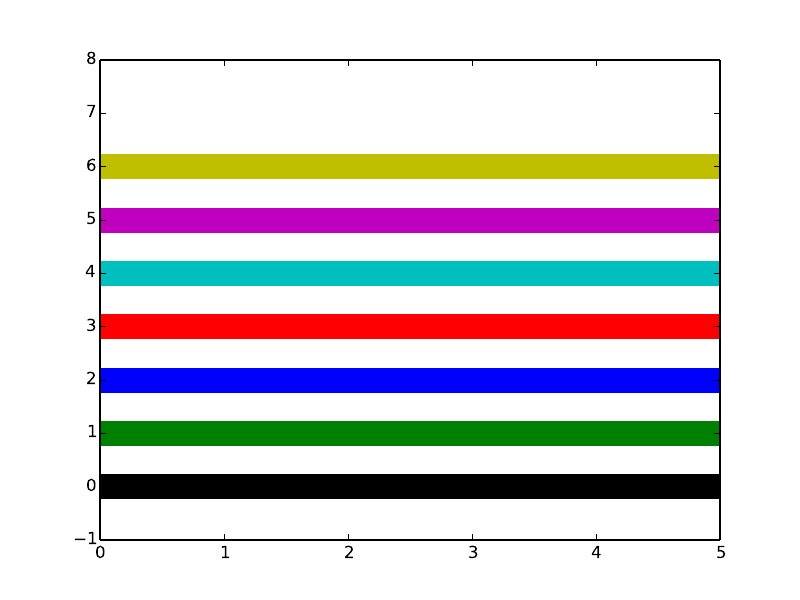

Write the Python code that produced this figure.
import numpy as np
from matplotlib import pyplot as plt

colors = np.array(["k", "g", "b", "r", "c", "m", "y", "w"])
x = np.linspace(0, 5, 1000)
y = np.ones(1000)

for i in xrange(8):
	plt.plot(x, i*y, colors[i], linewidth=18)
	
plt.ylim([-1, 8])
plt.savefig("colors.pdf", format='pdf')
plt.clf()
